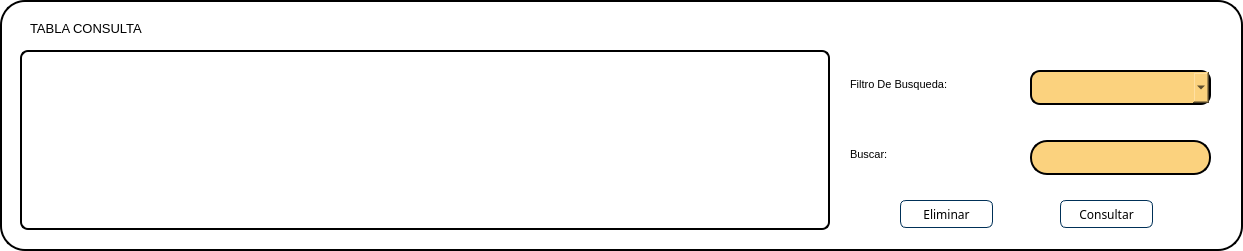
           <widget class="QWidget" name="widget_8" native="true">
            <property name="geometry">
             <rect>
              <x>0</x>
              <y>470</y>
              <width>1243</width>
              <height>251</height>
             </rect>
            </property>
            <property name="styleSheet">
             <string notr="true">QWidget{
border: 2px solid;
border-radius: 25px;
background: #ffffff;
}
QLineEdit{
Border: 2px solid black;
border-radius: 17px;
Background: #FBD27E;
}
QPushButton{
Background-color:rgb(255, 255, 255);
border: 1px solid #003057;
border-radius: 6px;
}</string>
            </property>
            <widget class="QLabel" name="label_69">
             <property name="geometry">
              <rect>
               <x>30</x>
               <y>20</y>
               <width>151</width>
               <height>16</height>
              </rect>
             </property>
             <property name="font">
              <font>
               <family>Arial</family>
               <pointsize>10</pointsize>
              </font>
             </property>
             <property name="styleSheet">
              <string notr="true">QLabel{
border: white;
}</string>
             </property>
             <property name="text">
              <string>TABLA CONSULTA</string>
             </property>
            </widget>
            <widget class="QPushButton" name="pushButton_48">
             <property name="geometry">
              <rect>
               <x>1290</x>
               <y>210</y>
               <width>101</width>
               <height>31</height>
              </rect>
             </property>
             <property name="mouseTracking">
              <bool>false</bool>
             </property>
             <property name="text">
              <string/>
             </property>
             <property name="icon">
              <iconset>
               <normaloff>:/Icon/Componente 29 – 6.png</normaloff>:/Icon/Componente 29 – 6.png</iconset>
             </property>
             <property name="iconSize">
              <size>
               <width>100</width>
               <height>31</height>
              </size>
             </property>
             <property name="autoDefault">
              <bool>false</bool>
             </property>
             <property name="default">
              <bool>false</bool>
             </property>
            </widget>
            <widget class="QPushButton" name="pushButton_49">
             <property name="geometry">
              <rect>
               <x>1410</x>
               <y>210</y>
               <width>101</width>
               <height>31</height>
              </rect>
             </property>
             <property name="mouseTracking">
              <bool>false</bool>
             </property>
             <property name="text">
              <string/>
             </property>
             <property name="icon">
              <iconset>
               <normaloff>:/Icon/Componente 28 – 6.png</normaloff>:/Icon/Componente 28 – 6.png</iconset>
             </property>
             <property name="iconSize">
              <size>
               <width>101</width>
               <height>35</height>
              </size>
             </property>
             <property name="autoDefault">
              <bool>false</bool>
             </property>
             <property name="default">
              <bool>false</bool>
             </property>
            </widget>
            <widget class="QLabel" name="label_70">
             <property name="geometry">
              <rect>
               <x>850</x>
               <y>70</y>
               <width>115</width>
               <height>28</height>
              </rect>
             </property>
             <property name="font">
              <font>
               <family>Arial</family>
               <pointsize>8</pointsize>
              </font>
             </property>
             <property name="styleSheet">
              <string notr="true">QLabel{
border: white;
}</string>
             </property>
             <property name="text">
              <string>Filtro De Busqueda:</string>
             </property>
            </widget>
            <widget class="QComboBox" name="comboBox_10">
             <property name="geometry">
              <rect>
               <x>1030</x>
               <y>70</y>
               <width>181</width>
               <height>35</height>
              </rect>
             </property>
             <property name="minimumSize">
              <size>
               <width>181</width>
               <height>35</height>
              </size>
             </property>
             <property name="font">
              <font>
               <family>Arial</family>
               <stylestrategy>PreferDefault</stylestrategy>
              </font>
             </property>
             <property name="styleSheet">
              <string notr="true">QComboBox{
Border: 2px solid black;
Border-radius: 10px;
background:#FBD27E;
}</string>
             </property>
             <property name="insertPolicy">
              <enum>QComboBox::InsertAtBottom</enum>
             </property>
             <property name="sizeAdjustPolicy">
              <enum>QComboBox::AdjustToContents</enum>
             </property>
             <property name="frame">
              <bool>false</bool>
             </property>
            </widget>
            <widget class="QLabel" name="label_71">
             <property name="geometry">
              <rect>
               <x>850</x>
               <y>140</y>
               <width>45</width>
               <height>28</height>
              </rect>
             </property>
             <property name="font">
              <font>
               <family>Arial</family>
               <pointsize>8</pointsize>
              </font>
             </property>
             <property name="styleSheet">
              <string notr="true">QLabel{
border: white;
}</string>
             </property>
             <property name="text">
              <string>Buscar:</string>
             </property>
            </widget>
            <widget class="QLineEdit" name="lineEdit_38">
             <property name="geometry">
              <rect>
               <x>1030</x>
               <y>140</y>
               <width>181</width>
               <height>35</height>
              </rect>
             </property>
             <property name="minimumSize">
              <size>
               <width>0</width>
               <height>35</height>
              </size>
             </property>
             <property name="font">
              <font>
               <family>Arial</family>
              </font>
             </property>
             <property name="styleSheet">
              <string notr="true"/>
             </property>
            </widget>
            <widget class="QPushButton" name="pushButton_50">
             <property name="geometry">
              <rect>
               <x>900</x>
               <y>200</y>
               <width>93</width>
               <height>28</height>
              </rect>
             </property>
             <property name="font">
              <font>
               <family>Montserrat</family>
              </font>
             </property>
             <property name="text">
              <string>Eliminar</string>
             </property>
             <property name="icon">
              <iconset resource="resources.qrc">
               <normaloff>:/Icon/Recursos/Eliminar.png</normaloff>:/Icon/Recursos/Eliminar.png</iconset>
             </property>
            </widget>
            <widget class="QPushButton" name="pushButton_51">
             <property name="geometry">
              <rect>
               <x>1060</x>
               <y>200</y>
               <width>93</width>
               <height>28</height>
              </rect>
             </property>
             <property name="font">
              <font>
               <family>Montserrat</family>
              </font>
             </property>
             <property name="text">
              <string>Consultar</string>
             </property>
             <property name="icon">
              <iconset resource="resources.qrc">
               <normaloff>:/Icon/Recursos/Consultar.png</normaloff>:/Icon/Recursos/Consultar.png</iconset>
             </property>
            </widget>
            <widget class="QTableWidget" name="tableWidget_12">
             <property name="geometry">
              <rect>
               <x>20</x>
               <y>50</y>
               <width>810</width>
               <height>180</height>
              </rect>
             </property>
             <property name="styleSheet">
              <string notr="true">QTableWidget{
border-radius: 8px 
}</string>
             </property>
            </widget>
           </widget>
